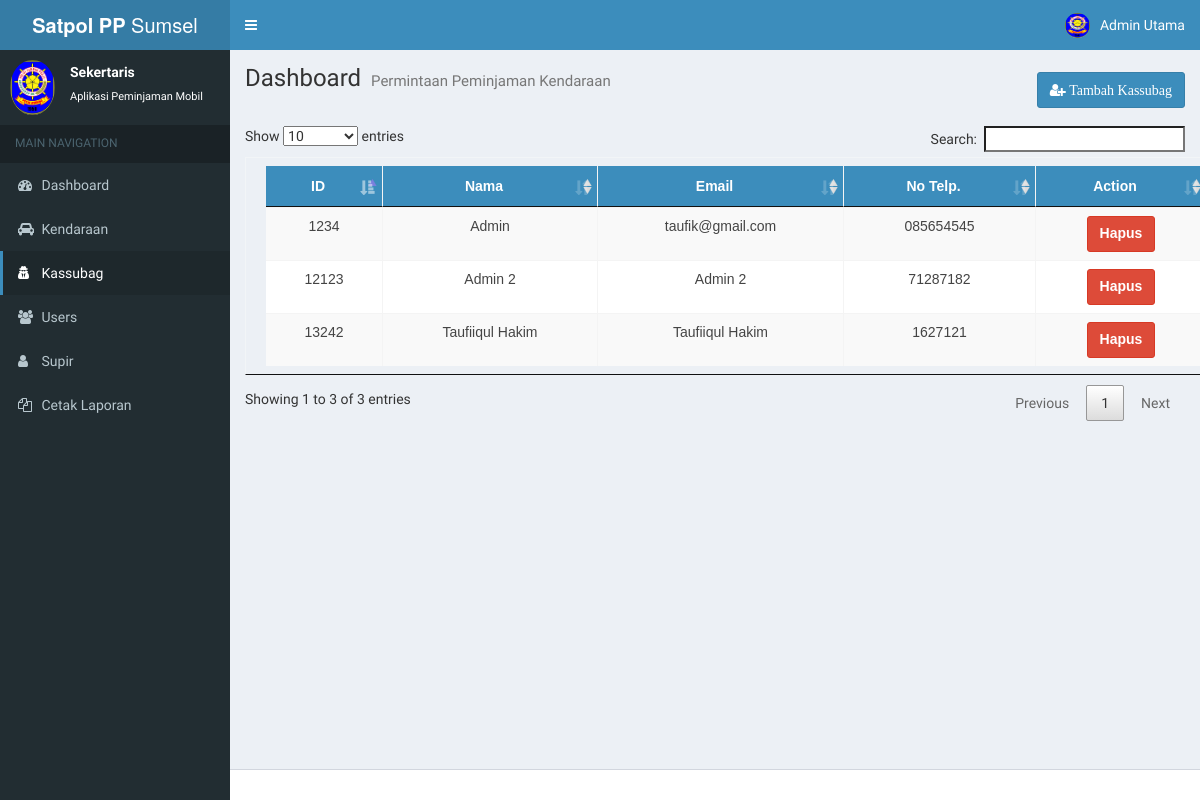
The page /pages/SuperAdmin/adminpanel.php?page=admin (signed in) on the database as committed earlier.
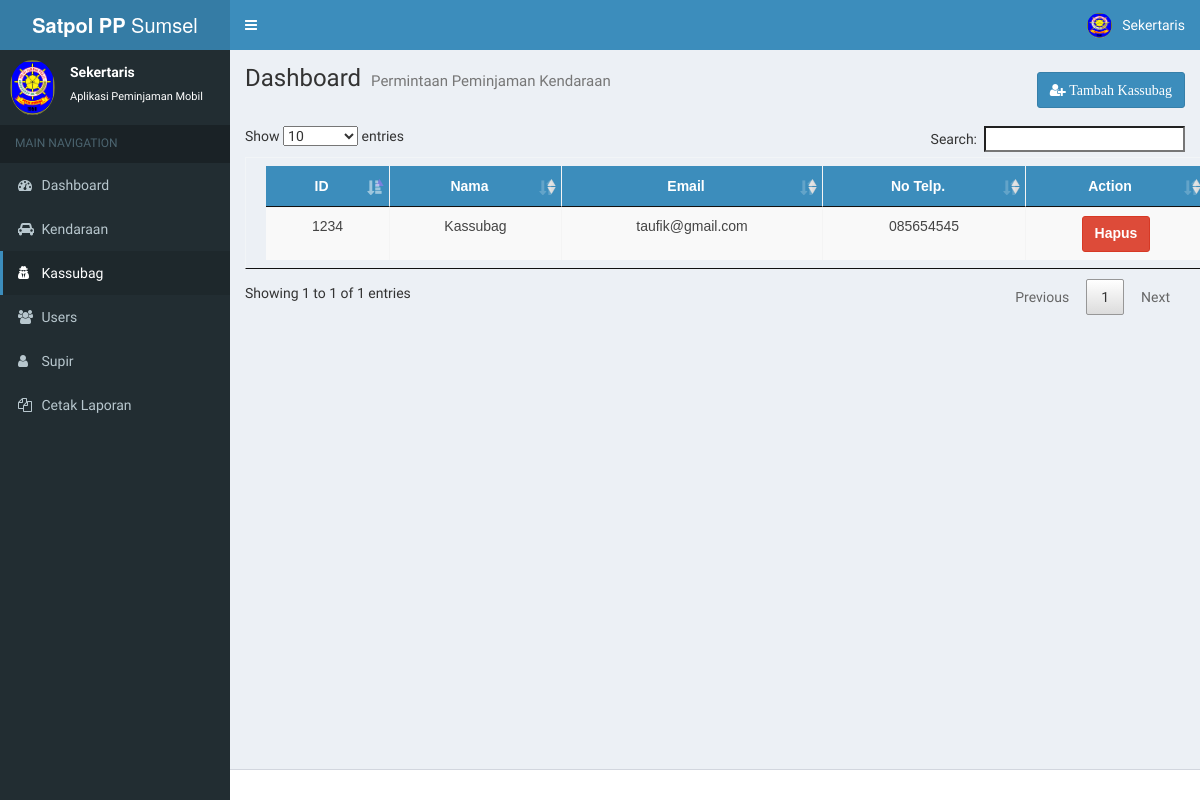
The same page on the database as committed later.
### tables this page shows
CREATE TABLE `user` (
  `id_pengguna` varchar(20) NOT NULL,
  `nama` varchar(40) NOT NULL,
  `password` varchar(32) NOT NULL,
  `email` varchar(30) NOT NULL,
  `no_telepon` varchar(15) NOT NULL,
  `id` int(2) NOT NULL,
  `ket` enum('active','deleted') NOT NULL
);

### asset/database/koneksi.php (called while the page is built)
<?php
	$db_host ='localhost';
	$db_usn = 'root';
	$db_pwd = '';
	$db_name = 'sistemkendaraan';
	try {
 		$DB_con = new PDO("mysql:host={$db_host};dbname={$db_name}",$db_usn,$db_pwd);
 		$DB_con->setAttribute(PDO::ATTR_ERRMODE, PDO::ERRMODE_EXCEPTION);
 	} catch (PDOException $e) {
 		echo $e->getMessage();
 	}
 	include_once 'aksi.php';
 	$user = new users($DB_con);
?>

### asset/database/aksi.php (called while the page is built, shortened)
<?php
class users
{
	private $DB_con;
	function __construct($DB_conn)
	{
			$this->DB_con = $DB_conn;
	}
    public function readSelect($from){
        try{
            $stmt = $this->DB_con->prepare("SELECT * from $from");
            $stmt->execute();
            return $stmt;
        }catch(PDOException $e){
          echo $e->getMessage("Error");
          return false;
        }
    }
}
?>

### pages/Superadmin/tableadmin.php (the view, shortened to what the changed rows need)
<style type="text/css">
.close {
    margin-top: 7px;
    color: white;
    float: right;
    font-size: 28px;
    font-weight: bold;
}
.close:hover, .close:focus {
    color: #999999;
    text-decoration: none;
    cursor: pointer;
}
.table {
    font-family: sans-serif;
    color: #444;
    border-collapse: collapse;
    width: 100%;
    border: 1px solid #f2f5f7;
}
.table tr th{
    background: #3c8dbc;
    color: #fff;
    font-weight: normal;
}
.table, th, td {
    padding: 8px 20px;
    text-align: center;
}
</style>
<table class="table table-striped table-bordered data">
            <thead>
                <tr>
                <th>ID</th>
                <th>Nama</th>
                <th>Email</th>
                <th>No Telp.</th>
                <th>Action</th>
                </tr>
            </thead>
            <tbody>
            <?php
                    $stmt = $user->readSelect("user WHERE id = '2' AND ket = 'active'");
                     while($hasil = $stmt->fetch()){ ?>
            <tr>
                <td><?php echo $hasil['id_pengguna']?></td>
                <td><?php echo $hasil['nama']?></td>
                <td><?php echo $hasil['email']?></td>
                <td><?php echo $hasil['no_telepon']?></td>
                <td><a class="btn btn-danger" href="<?php echo "?page=admin&deladmin=1&idadmin=".$hasil['id_pengguna']; ?>">Hapus</a></td>
                <?php } ?>
            </tr>
            </tbody>
    </table>

### pages/Superadmin/adminpanel.php (shortened to what the changed rows need)
<?php
include "../../asset/database/koneksi.php";
?>
<!DOCTYPE html>
<html>
<head>
<?php include ('headeradmin.php');?>
</head>
<body class="hold-transition skin-blue sidebar-mini">
<div class="wrapper">
  <header class="main-header">
  <?php
    include ('navbaradmin.php')
  ?>
  </header>
  <div class="content-wrapper">
    <section class="content-header">
      <h1>
        Dashboard
        <small>Permintaan Peminjaman Kendaraan</small>
      </h1>
    </section>
    <br>
    <section class="content">
      <div class="row">
        <div class="col-md-12 col-sm-6 col-xs-12">
    <?php
    if(empty($_GET['page']) || $_GET['page']=="home"){
          if (empty($_GET['rowidpermintaan'])) {
            include "tablepermintaan.php";
          }else{
            if($_GET['status']=="Pending"){
              include "formacc.php";
            }else{
              include "formdetail.php";
            }
          }
    }else if($_GET['page']=="user"){
          include "tableuser.php";
    }else if ($_GET['page']=="admin") {
          include "tableadmin.php";
    }else if ($_GET['page']=="supir") {
          include "tablesupir.php";
    }else if ($_GET['page']=="laporan") {
          include "laporan.php";
    }
?>
        </div>
        </div>
     </section>
  </div>
</div>
</body>
</html>

### pages/Superadmin/navbaradmin.php (shortened to what the changed rows need)
<nav class="navbar navbar-static-top">
  <div class="navbar-custom-menu">
    <ul class="nav navbar-nav">
      <li class="dropdown user user-menu">
        <a href="#" class="dropdown-toggle" data-toggle="dropdown">
          <img src="../../asset/pict/logosatpol.png" class="user-image" alt="User Image">
          <span class="hidden-xs"><?php echo $_SESSION['nama'] ?></span>
        </a>
      </li>
    </ul>
  </div>
</nav>

Rows that differ between the two databases and show on the page:
removed user: id_pengguna "12123", nama "Admin 2", email "Admin 2", no_telepon "71287182"
removed user: id_pengguna "13242", nama "Taufiiqul Hakim", email "Taufiiqul Hakim", no_telepon "1627121"
changed user "taufik@gmail.com": nama "Admin" → "Kassubag"
Other text that changed with them:
$_SESSION['nama']: "Admin Utama" → "Sekertaris"
text written by a page script: "Show entries Search: Showing 1 to 3 of 3 entries Previous 1 Next" → "Show entries Search: Showing 1 to 1 of 1 entries Previous 1 Next"
